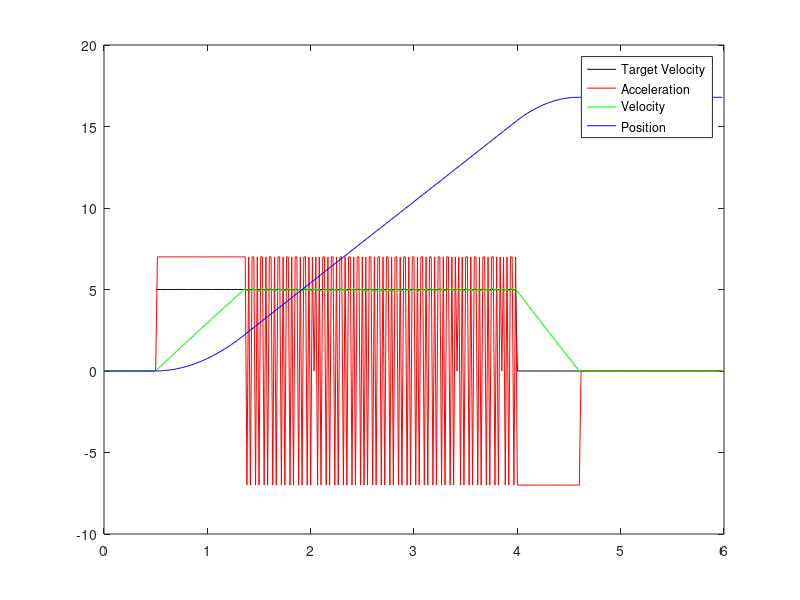

This chart was generated by the following MATLAB code:
% Simulation parameter
deltaFrameTime = 1/60; % fps^-1
simDuration = 6; % s
nFrames = simDuration / deltaFrameTime;

t = 0 : deltaFrameTime : simDuration-deltaFrameTime;
targetVelocity = nan(nFrames, 1);
acceleration = zeros(nFrames, 1);
velocity = zeros(nFrames, 1);
position = zeros(nFrames, 1);

% Initial condition
velocity(1) = 0; % m/s
position(1) = 0; % m

% Start walking at 0.5s, stop at 4s
targetVelocity(0.5/deltaFrameTime+1 : 4/deltaFrameTime) = 5;
targetVelocity(4/deltaFrameTime+1 : 6/deltaFrameTime) = 0;

for i = 2 : nFrames
  % Try to reach target velocity
  if abs(targetVelocity(i-1) - velocity(i-1)) > 0.001
    acceleration(i) += sign(targetVelocity(i-1) - velocity(i-1)) * 7;
  end
  
  % Friction/Drag
  resistAccel = -sign(velocity(i-1)) * (1.1 + velocity(i-1)^2 * 0.01);
  
  velocity(i) = velocity(i-1) + acceleration(i) * deltaFrameTime;
  % To avoid oscillating, if adding resistance would cause velocity to flip direction,
  % treat it as the resistance has made the entity stop moving
  if sign(velocity(i) + resistAccel * deltaFrameTime) == -sign(velocity(i))
    velocity(i) = 0;
  else
    velocity(i) += resistAccel * deltaFrameTime;
  end
  position(i) = position(i-1) + velocity(i) * deltaFrameTime;
end

plot(t, targetVelocity, 'Color', 'black', 'DisplayName', "Target Velocity");
hold on;
plot(t, acceleration, 'r', 'DisplayName', "Acceleration");
plot(t, velocity, 'g', 'DisplayName', "Velocity");
plot(t, position, 'b', 'DisplayName', "Position");
hold off;
legend('Location', 'northeast');